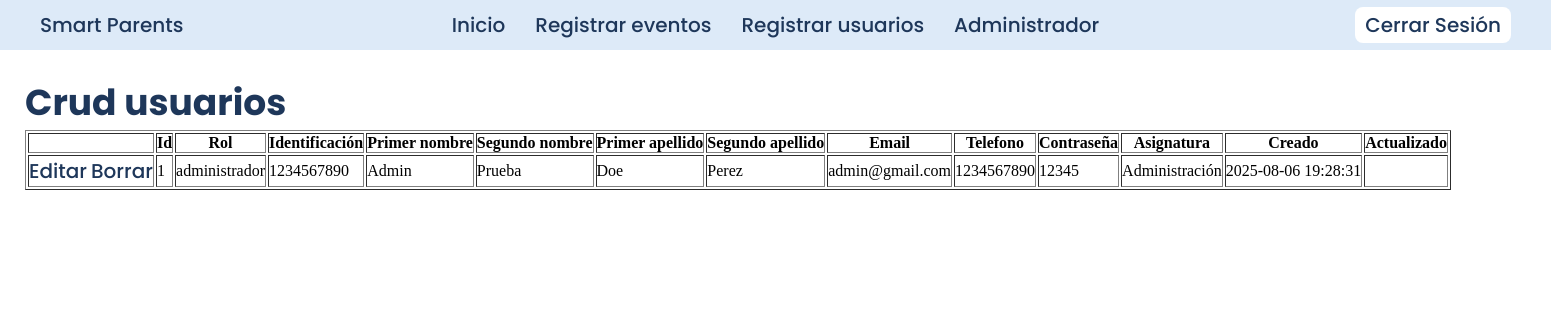
Page /views/crud_usuarios.php (signed in) on the earlier database version.
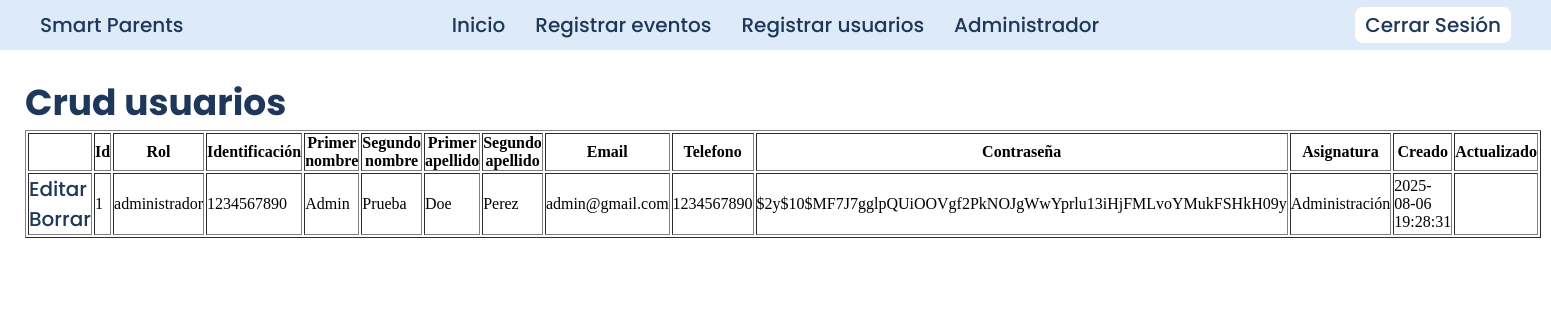
Same page on the later database version.
### tables this page shows
CREATE TABLE usuarios (
    id_usuario INT AUTO_INCREMENT PRIMARY KEY,
    rol ENUM('estudiante', 'profesor', 'administrador') NOT NULL,
    identificacion VARCHAR(10) UNIQUE NOT NULL,
    nombre1 VARCHAR(30) NOT NULL,
    nombre2 VARCHAR(30) NULL,
    apellido1 VARCHAR(30) NOT NULL,
    apellido2 VARCHAR(30) NULL,
    email VARCHAR(100) UNIQUE NULL,
    telefono VARCHAR (10) NOT NULL,
    password VARCHAR(255) NOT NULL,
    asignatura ENUM('Administración', 'Matematicas', 'Español', 'Quimica', 'C.Sociales') NULL,
    created_at TIMESTAMP DEFAULT CURRENT_TIMESTAMP,
    updated_at TIMESTAMP DEFAULT CURRENT_TIMESTAMP
);

### actions/crud_usuarios.php (called while the page is built, shortened)
<?php
    include '../config/db_config.php';
    $sql = "SELECT * FROM usuarios";
    $resultado = $conexion->query($sql);
?>

### views/crud_usuarios.php (the view, shortened to what this page needs)
<?php
    $rol = $_SESSION['rol'];
?>
<!DOCTYPE html>
<html lang="en">
<head>
    <link rel="stylesheet" href="../assets/css/style.css">
</head>
<body>
    <?php include '../includes/dashboard_header.php'; ?>
    <main>
        <h1>Crud usuarios</h1>
        <table border="1">
            <thead>
                <tr>
                    <th></th>
                    <th>Id</th>
                    <th>Rol</th>
                    <th>Identificación</th>
                    <th>Primer nombre</th>
                    <th>Segundo nombre</th>
                    <th>Primer apellido</th>
                    <th>Segundo apellido</th>
                    <th>Email</th>
                    <th>Telefono</th>
                    <th>Contraseña</th>
                    <th>Asignatura</th>
                    <th>Creado</th>
                    <th>Actualizado</th>
                </tr>
            </thead>
            <tbody>
                <?php include '../actions/crud_usuarios.php'; ?>
                <?php while ($row = $resultado->fetch_assoc()) { ?>
                    <tr>
                        <td>
                            <a href="../actions/editar_usuarios.php?id=<?=$row['id_usuario']?>">Editar</a>
                            <a href="../actions/editar_usuarios.php?id=<?=$row['id_usuario']?>">Borrar</a>
                        </td>
                        <td><?= $row['id_usuario']; ?></td>
                        <td><?= $row['rol']; ?></td>
                        <td><?= $row['identificacion']; ?></td>
                        <td><?= $row['nombre1']; ?></td>
                        <td><?= $row['nombre2']; ?></td>
                        <td><?= $row['apellido1']; ?></td>
                        <td><?= $row['apellido2']; ?></td>
                        <td><?= $row['email']; ?></td>
                        <td><?= $row['telefono']; ?></td>
                        <td><?= $row['password']; ?></td>
                        <td><?= $row['asignatura']; ?></td>
                        <td><?= $row['created_at']; ?></td>
                        <td><?= $row['update_at']; ?></td>
                    </tr>
                <?php } ?>
            </tbody>
        </table>
    </main>
</body>
</html>

### includes/dashboard_header.php
<?php
    echo
    '<header class="header">
        <div class="header_logo">
            <a href="../views/dashboard.php">Smart Parents</a>
        </div>
        <nav class="header_nav">
            <ul class="header_nav_list">
                <li><a href="../views/dashboard.php">Inicio</a></li>                     ';
                if ($rol !='estudiante') {
                    echo '<li><a href="../views/registrar_eventos.php">Registrar eventos</a></li>   ';
                };
                if ($rol === 'administrador') {
                    echo '<li><a href="../views/registrar_usuarios.php">Registrar usuarios</a></li>   ';
                };
                if ($rol === 'administrador') {
                    echo '<li><a href="../views/admin.php">Administrador</a></li>   ';
                };
        echo'</ul>
        </nav>
        <div class="header_nav_login">
            <a href="../actions/logout.php" class="btn_secundary">Cerrar Sesión</a>
        </div>
    </header>';
?>

### assets/css/style.css (style rules this page uses)
* { padding: 0px; margin: 0px; box-sizing: border-box; }
main { margin: 25px; }
:root { --color-bg: #ffffff; --color-header: #ddeaf8; --color-btn-primary: #00abe4; --color-btn-primary-hover: #2373ff; --color-heading: #1e375a; --color-text-base: #61728e; --color-text-btn-hover: #2364d2; --color-icons: #aaccfb; --color-green: #40a02b; --color-red: #d20f39; }
.btn_secundary { background-color: var(--color-bg); color: var(--color-heading); font-size: 20px; border-radius: 8px; padding: 3px 10px; }
a { text-decoration: none; font-family: "Poppins", sans-serif; font-weight: 500; font-style: normal; color: var(--color-heading); font-size: 20px; transition: color 0.2s ease; }
h1 { font-family: "Poppins", sans-serif; font-weight: 700; font-style: normal; color: var(--color-heading); font-size: 36px; }
.header { background-color: var(--color-header); display: grid; grid-template-columns: 1fr auto 1fr; height: 50px; }
.header_logo { margin-left: 40px; display: flex; align-items: center; }
.header_nav { display: flex; align-items: center; justify-content: center; }
.header_nav_list { list-style: none; display: flex; gap: 30px; }
.header_nav_login { display: flex; justify-self: flex-end; align-self: center; margin-right: 40px; }

Differences in the rows shown:
changed usuarios "administrador": password "12345" → "$2y$10$MF7J7gglpQUiOOVgf2PkNOJgWwYprlu13iHjFMLvoYMukFSHkH09y"
